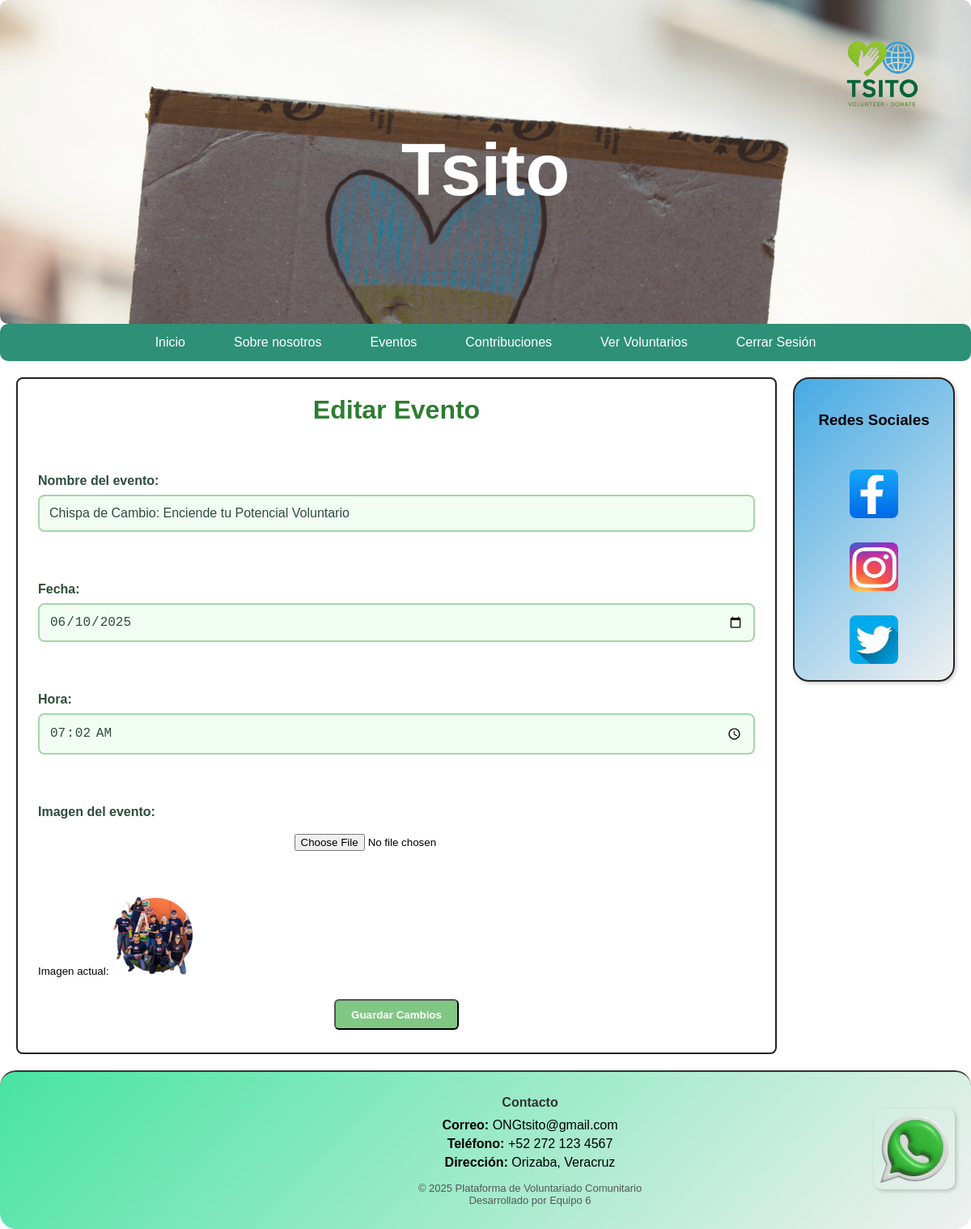
The app's page /eventos.php?accion=editar&id=10 (signed in) with its own data.
### tables this page shows
CREATE TABLE `eventos` (
  `ID` int(11) NOT NULL,
  `NOMBRE` varchar(100) NOT NULL,
  `FECHA` date NOT NULL,
  `ADMIN_USUARIO` varchar(50) DEFAULT NULL,
  `IMAGEN` varchar(255) DEFAULT NULL,
  `HORA` time DEFAULT NULL
);

### Controller/EventoController.php (called while the page is built, shortened)
<?php
require_once("Model/mdlEvento.php");
class EventoController {
    public function editar() {
        $id = $_GET["id"] ?? null;
        $evento = Evento::obtenerPorId($id);
        include("view/eventos/formulario.php");
    }
}

### Model/AccesoDatos.php (called while the page is built, shortened)
<?php
class AccesoDatos {
    private $oConexion = null;
    public function conectar() {
        $bRet = false;
        try {
            $this->oConexion = new PDO(
                "mysql:host=localhost;dbname=tsito1", "root", "",
                array(PDO::MYSQL_ATTR_INIT_COMMAND => "SET NAMES 'UTF8'")
            );
            $this->oConexion->setAttribute(PDO::ATTR_ERRMODE, PDO::ERRMODE_EXCEPTION);
            $bRet = true;
        } catch (PDOException $e) {
            die("<strong>Error al conectar con la base de datos:</strong><br>" . $e->getMessage());
        }
        return $bRet;
    }
    public function desconectar() {
        if ($this->oConexion != null) {
            $this->oConexion = null;
        }
        return true;
    }
    public function ejecutarConsulta($psConsulta) {
        $arrRS = [];
        $rst = null;
        try {
            $rst = $this->oConexion->query($psConsulta);
        } catch (Exception $e) {
            throw $e;
        }
        if ($rst) {
            $arrRS = $rst->fetchAll(PDO::FETCH_ASSOC);
        }
        return $arrRS;
    }
}
?>

### Model/mdlEvento.php (called while the page is built, shortened)
<?php
require_once("AccesoDatos.php");
class Evento {
    public static function obtenerPorId($id) {
        $oAD = new AccesoDatos();
        $oAD->conectar();
        $res = $oAD->ejecutarConsulta("SELECT * FROM eventos WHERE ID = " . intval($id));
        return $res[0] ?? null;
    }
}

### View/eventos/formulario.php (the view, shortened to what this page needs)
<?php include("menu.php"); ?>
<div class="contenedor">
    <main class="contenido">
        <h2 style="text-align:center;">
            <?= isset($evento["ID"]) ? "Editar Evento" : "Crear Nuevo Evento" ?>
        </h2>
        <form action="" method="POST" enctype="multipart/form-data">
            <label for="nombre">Nombre del evento:</label>
            <input type="text" id="nombre" name="nombre" required value="<?= htmlspecialchars($evento['NOMBRE']) ?>"><br><br>
            <label for="fecha">Fecha:</label>
            <input type="date" id="fecha" name="fecha" required value="<?= htmlspecialchars($evento['FECHA']) ?>"><br><br>
            <label for="hora">Hora:</label>
            <input type="time" id="hora" name="hora" value="<?= htmlspecialchars($evento['HORA']) ?>"><br><br>
            <label for="archivo">Imagen del evento:</label>
            <input type="file" id="archivo" name="archivo" accept="image/*"><br><br>
            <?php if (!empty($evento["IMAGEN"])): ?>
                <small>Imagen actual: <img src="uploads/<?= htmlspecialchars($evento["IMAGEN"]) ?>" style="max-width: 100px;"></small><br><br>
            <?php endif; ?>
            <div style="text-align: center;">
                <button type="submit" class="btn-registrar">
                    <?= isset($evento["ID"]) ? "Guardar Cambios" : "Crear Evento" ?>
                </button>
            </div>
        </form>
    </main>
    <aside class="contenedor-aside">
    </aside>
</div>

### CSS/formulario.css (style rules this page uses)
.formulario label, form label { display: block; margin-top: 1rem; margin-bottom: 0.5rem; font-weight: bold; color: #2e4d3c; }
.formulario input[type="text"], .formulario input[type="email"], .formulario input[type="tel"], .formulario input[type="password"], form input[type="text"], form input[type="email"], form input[type="tel"], form input[type="password"], form input[type="date"], form input[type="time"], form select { width: 100%; padding: 0.75rem; margin-top: 0.5rem; border: 2px solid #a5d6a7; border-radius: 8px; background-color: #f1fdf3; font-size: 1rem; color: #2e4d3c; transition: border-color 0.3s ease, box-shadow 0.3s ease; }
.btn-registrar { display: block; margin: 0.5rem auto; padding: 0.6rem 1.2rem; background-color: #81c784; color: #fff; border-radius: 6px; text-decoration: none; font-weight: 600; transition: background-color 0.3s ease; text-align: center; width: fit-content; }
.contenedor { display: flex; flex: 1; padding: 20px; gap: 20px; align-items: flex-start; flex-wrap: wrap; }
.contenido { background-color: rgb(255, 255, 255); padding: 20px 25px; border-radius: 8px; border: 2px solid #252424; width: 300px; flex: none; margin: 0 auto; }
.contenido h2 { color: #2e7d32; font-size: 2rem; text-align: center; margin-bottom: 1.5rem; }

### CSS/style.css (style rules this page uses)
* { margin: 0; padding: 0; box-sizing: border-box; }
body { font-family: Arial, sans-serif; min-height: 100vh; display: flex; flex-direction: column; }
.header-con-slider { position: relative; height: 400px; width: 100%; overflow: hidden; border-radius: 10px; }
.slider { position: relative; width: 100%; height: 100%; overflow: hidden; opacity: 0.9; }
.slide { width: 100%; height: 100%; object-fit: cover; position: absolute; top: 0; left: 0; opacity: 0; transition: opacity 1s ease-in-out; }
.slide.active { opacity: 1; z-index: 1; }
.header-content { position: absolute !important; top: 10px; left: 0; z-index: 999; width: 100%; height: 100%; display: flex; flex-direction: row; justify-content: center; align-items: center; color: white; background: rgba(0, 0, 0, 0); }
.logo { height: 80px; margin-right: 15px; position: absolute; top: 20px; right: 30px; width: 130px; height: auto; z-index: 20; }
.titulo { font-size: 90px; font-weight: bold; }
aside.sidebar { width: 200px; max-width: 25vw; min-width: 150px; padding: 20px; background:linear-gradient(135deg,rgb(69, 170, 228), #f0f0f0); border: 2px solid #252424; border-radius: 20px; box-shadow: 2px 2px 5px rgba(0, 0, 0, 0.2); flex-shrink: 0; }
.social { list-style: none; padding: 0; display: flex; flex-direction: column; gap: 30px; align-items: center; margin-top: 50px; }
.social li { display: inline-block; }
.social img { width: 60px; height: 60px; border-radius: 8px; display: block; transition: transform 0.3s, box-shadow 0.3s; }
.contenedor > main { flex-grow: 1; min-width: 300px; }
main { flex: 1; display: flex; flex-direction: column; gap: 20px; }
.archivo-container input, input { padding: 8px; border-radius: 4px; display: block; margin: 10px auto; }
.custom-footer { position: relative; background:linear-gradient(135deg,rgb(72, 228, 163), #f0f0f0); padding: 20px; border-top: 2px solid #333; border-radius: 20px; display: flex; justify-content: space-between; align-items: center; flex-wrap: wrap; gap: 20px; }
.footer-chat img { width: 100px; border-radius: 10px; box-shadow: 2px 2px 5px rgba(0, 0, 0, 0.2); }
.footer-contact { flex: 1; text-align: center; min-width: 150px; margin-left: -90px; }
.footer-contact h4 { margin-bottom: 10px; color: #333; }
.footer-contact ul { list-style: none; padding: 0; text-align: center; margin: 0 auto; max-width: 300px; }
.footer-contact li { margin-bottom: 5px; }
.copy { margin-top: 15px; font-size: 13px; color: #555; }
.contenedor { display: flex; flex: 1; padding: 20px; gap: 20px; align-items: flex-start; flex-wrap: wrap; }
.contenido { background-color: rgb(255, 255, 255); padding: 20px 25px; border-radius: 8px; border: 2px solid #252424; width: 300px; flex: none; margin: 0 auto; }
.contenido h2 { color: #2e7d32; font-size: 2rem; text-align: center; margin-bottom: 1.5rem; }

### records on screen
eventos: nombre "Chispa de Cambio: Enciende tu Potencial Voluntario", fecha "06/10/2025", hora "07:02:00", IMAGEN (picture)
